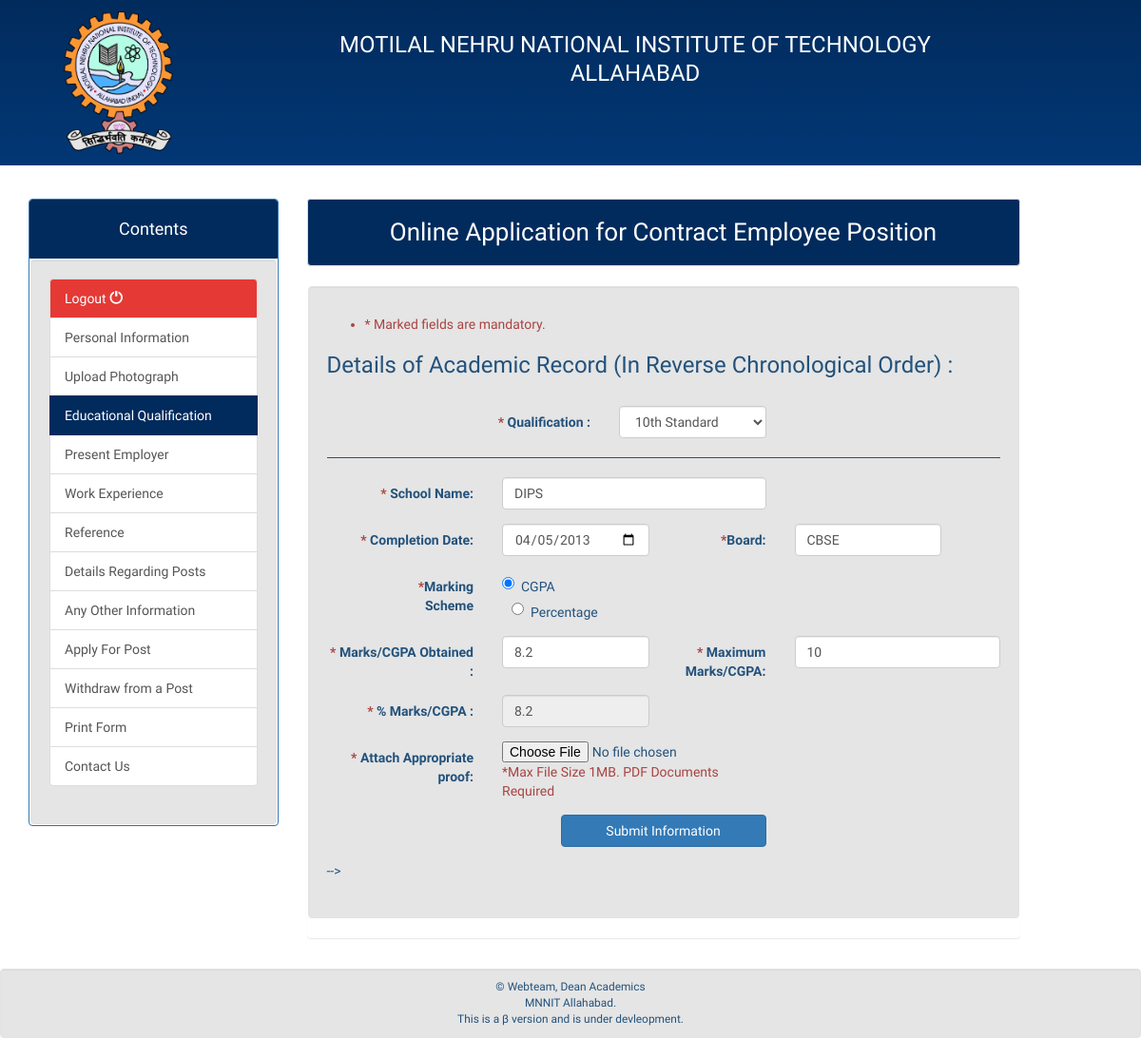
Screenshot of /contract/home.php?val=education_qual (signed in) with the database file from the repository.
### tables this page shows
CREATE TABLE `10th_mark` (
  `user_id` varchar(20) NOT NULL,
  `completion_date` date NOT NULL,
  `board` varchar(30) NOT NULL,
  `school` varchar(30) NOT NULL,
  `marks` double NOT NULL,
  `max_marks` int(11) NOT NULL,
  `per_or_cgpa` tinyint(1) NOT NULL,
  `value` double NOT NULL
);

### contract/included_classes/class_sql.php (called while the page is built, shortened)
<?php
class sqlfunctions {
	public $connection;
   public function connect_db($db)
    {
		    $this->host="localhost";
		    $this->user="root";
		    $pass="";
	           $con= mysqli_connect($this->host,$this->user,$pass,$db) or die(mysqli_error($con));
	           $this->connection = $con;
    }
    public function process_query($query1)
    {
		$this->query=mysqli_query($this->connection,$query1)or die(mysqli_error($this->connection));
	return $this->query;
    }
    public function fetch_rows ($query2)
    {
		return mysqli_fetch_assoc($query2);
    }
}
?>

### contract/education_qual.php (the view, shortened to what this page needs)
<?php
require_once("./included_classes/class_sql.php");
$db = new sqlfunctions();
$id=$_SESSION['user'];
$query="SELECT * from `10th_mark` where `user_id` like '$id'";
$c = $db->process_query($query);
?>
<?php
$board_10=$comp_10=$school_10=$per_or_cgpa_10=$value_10=$marks_10=$max_marks_10=null;
        if(mysqli_num_rows($c)>0) {
            $c = $db->fetch_rows($c);
            $board_10 = $c['board'];
            $comp_10 = $c['completion_date'];
            $school_10 = $c['school'];
            $per_or_cgpa_10 = $c['per_or_cgpa'];
            $value_10 = $c['value'];
            $marks_10 = $c['marks'];
            $max_marks_10 = $c['max_marks'];
        }
?>
    <p align="justify" class="larger-font">
    <ul class="text-danger">
        <li> * Marked fields are mandatory.</li>
    </ul>
<div id="home" class="tab-pane fade in active">
<h3>Details of Academic Record (In Reverse Chronological Order) :</h3>
    <br>
    <form class="form-horizontal" name="reg_frm" method="post" action="save.php" onSubmit="return validate();">
        <div class="tab-content">
            <div class="form-group">
                <label class="col-sm-offset-2 control-label col-sm-3" for="qual"><span class="text-danger">*</span> Qualification :</label>
                <div class="col-sm-3">
                    <select id="qual" name="qual" required class="form-control">
                        <option value="10th">10th Standard</option>
                    </select>
                </div>
            </div>
            <hr>
        </div>
    </form>
            <form class="form-horizontal" name="reg_frm" method="post" action="save.php" onSubmit="return validate();" enctype="multipart/form-data">
                <div id ="10th" class="qual_div">
                    <div id="10th" class="form-group">
                        <label class="control-label col-sm-3" for="school_10th"><span class="text-danger">*</span> School Name:</label>
                        <div class="col-sm-5">
                            <input type="text" class="form-control" id="school_10th" name="school_10th"  required value="<?= $school_10?>" >
                        </div>
                    </div>
                        <div class="form-group">
                             <label class="control-label col-sm-3" for="completion_date_10th"><span class="text-danger">*</span> Completion Date:</label>
                                <div class="col-sm-3">
                                    <input type="date" class="form-control" id="completion_date_10th"  name="completion_date_10th" required value="<?= $comp_10?>" >
                                </div>
                                <label class="control-label col-sm-2" for="dob"><span class="text-danger">*</span>Board:</label>
                                <div class="col-sm-3">
                                    <input type="text" class="form-control" placeholder="Eg:-CBSE,ICSE" name="board_10th" required value="<?= $board_10?>" >
                                </div>
                            </div>
                        <div class="form-group">
                        <label class="control-label col-sm-offset-1 col-sm-2" for="email"><span class="text-danger">*</span>Marking Scheme</label>
                        <div class=" col-sm-3">
                            <label class="radio-inline" for="per_or_cgp_100">
                            <input type="radio" class="radio-inline" value="0" id="per_or_cgp_100" name="per_or_cgp_10th" required  <?php if(isset($per_or_cgpa_10) && $per_or_cgpa_10=='0') echo 'checked="checked"'; ?> >CGPA<br></label>
                            <label class="radio-inline" for="per_or_cgp_101">
                                <input type="radio" class="radio-inline" value="1" id="per_or_cgp_101" name="per_or_cgp_10th" required  <?php if(isset($per_or_cgpa_10) && $per_or_cgpa_10=='1') echo 'checked="checked"'; ?> >Percentage
                            </label>
                        </div>
                        </div>
                        <div class="form-group">
                            <label class="control-label col-sm-3" for="marks_10"><span class="text-danger">*</span> Marks/CGPA Obtained :</label>
                            <div class="col-sm-3">
                                <input type="text" class="form-control marks event_marks"   name="marks_10th" required id="marks_10" value="<?= $marks_10?>" >
                            </div>
                            <label class="control-label col-sm-2" for="max_marks_10"><span class="text-danger">*</span> Maximum Marks/CGPA:</label>
                            <div class="col-sm-4">
                                <input type="text" class="form-control max_marks event_marks"  name="max_marks_10th" required id="max_marks_10" value="<?= $max_marks_10?>">
                            </div>
                        </div>
                        <div class="form-group">
                            <label class="control-label col-sm-3" for="value_10"><span class="text-danger">*</span> % Marks/CGPA :</label>
                            <div class="col-sm-3">
                                <input type="text" class="form-control"   id="value_10" name="perc_marks_10th" readonly value="<?= $value_10?>" >
                            </div>
                        </div>
                    <div class="form-group">
                        <label class="control-label col-sm-3" for="doc_10th"><span class="text-danger">*</span> Attach Appropriate proof:</label>
                        <div class="col-sm-5">
                            <input type="file"  name="doc_10th" id="doc_10th" required>
                            <span class="text-danger">*Max File Size 1MB. PDF Documents Required</span>
                        </div>
                    </div>
                        <div class="form-group">
                            <div class="col-sm-offset-4 col-sm-4">
                                <button type="submit" name="edu_ch_0" class="btn btn-primary col-sm-12">Submit Information</button>
                            </div>
                        </div>
                </div>
            </form>
</div>
-->

### contract/include/style.css (style rules this page uses)
body { margin: 15px; margin-top: 0; font-family: Lato,Arial; color: rgba(0,0,0,.87); padding-top: 50px; }

### contract/main.css (style rules this page uses)
body { color: #23527c; background-position:center; background-repeat:no-repeat; background-attachment: fixed; background-size:contain; font-family: 'Roboto Condensed', sans-serif; font-size:14px; padding:0px; margin:0px; }
.larger-font { font-size:14px; }
hr { border-top:1px solid #23527c; }

### rows the page displays
10th_mark: school_10th "DIPS", completion_date_10th "04/05/2013", board_10th "CBSE", per_or_cgpa "☑ CGPA", per_or_cgpa "☐ Percentage", marks_10th "8.2", max_marks_10th "10", perc_marks_10th "8.2"
